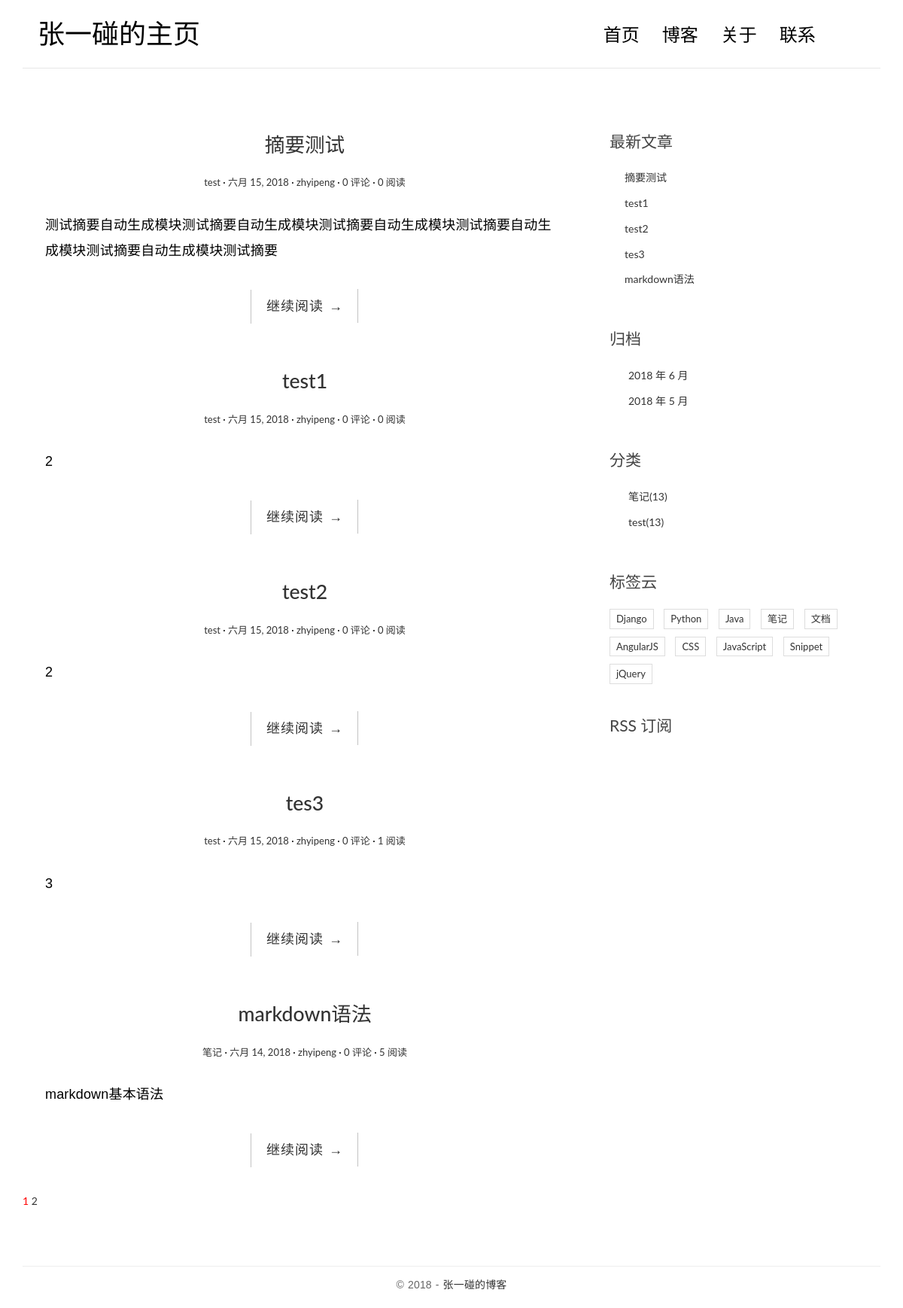
The page / on the database its author committed.
### blog/models.py (models this page shows, shortened)
@python_2_unicode_compatible
class Post(models.Model):
    title = models.CharField(max_length=100)
    body = models.TextField()
    created_time = models.DateField()
    modified_time = models.DateField()
    excerpt = models.CharField(max_length=200, blank=True)
    category = models.ForeignKey(Category, on_delete=models.CASCADE)
    tag = models.ManyToManyField(Tag, blank=True)
    author = models.ForeignKey(User, on_delete=models.CASCADE)
    views = models.PositiveIntegerField(default=0)
    def get_absolute_url(self):
        return reverse('blog:detail', kwargs={'pk': self.pk})
    class Meta:
        ordering = ['-created_time']

class Category(models.Model):
    name = models.CharField(max_length=100)

### blog/views.py (the view, shortened to what this page needs)
# urls.py: url(r'^$', views.IndexView.as_view(), name='index'),
class IndexView(ListView):
    model = Post
    template_name = 'blog/index.html'
    context_object_name = 'post_list'
    paginate_by = 5
    def get_context_data(self, **kwargs):
        context = super().get_context_data(**kwargs)
        paginator = context.get('paginator')
        page = context.get('page_obj')
        is_paginated = context.get('is_paginated')
        pagination_data = self.pagination_data(paginator, page, is_paginated)
        context.update(pagination_data)
        other = {'title': '张一碰的主页',
                 'welcome': '张一碰的主页',}
        context.update(other)
        return context
    def pagination_data(self, paginator, page, is_paginated):
        if not is_paginated:
            return {}
        left = []
        right = []
        left_has_more = False
        right_has_more = False
        first = False
        last = False
        page_number = page.number
        total_pages = paginator.num_pages
        page_range = paginator.page_range
        if page_number==1:
            right = page_range[page_number:page_number+2]
            if right[-1]<total_pages-1:
                right_has_more = True
            if right[-1]<total_pages:
                last = True
        elif page_number == total_pages:
            left = page_range[(page_number-3) if (page_number-3)>0 else 0:page_number-1]
            if left[0] > 2:
                left_has_more = True
            if left[0] > 1:
                first = True
        data = {
            'left': left,
            'right': right,
            'left_has_more': left_has_more,
            'right_has_more': right_has_more,
            'first': first,
            'last': last,
        }
        return data

### blog/templatetags/blog_tags.py (called while the page is built)
@register.simple_tag()
def get_recent_posts(num=5):
    return Post.objects.all().order_by('-created_time')[:num]

@register.simple_tag()
def archives():
    return Post.objects.dates('created_time', 'month', order='DESC')

@register.simple_tag()
def get_categories():
    return Category.objects.all()

### templates/blog/index.html (shortened to what this page needs)
{% extends 'base.html' %}
{% block main %}
    {% for post in post_list %}
        <article class="post post-{{ post.pk }}">
            <header class="entry-header">
                <h1 class="entry-title">
                    <a href="{{ post.get_absolute_url }}">{{ post.title }}</a>
                </h1>
                <div class="entry-meta">
                    <span class="post-category"><a href="{% url 'blog:category' post.category.pk %}">{{ post.category.name }}</a></span>
                    <span class="post-date"><a href="{% url 'blog:archives' post.created_time.year post.created_time.month %}"><time class="entry-date"
                                                              datetime="{{ post.created_time }}">{{ post.created_time }}</time></a></span>
                    <span class="post-author"><a href="#">{{ post.author }}</a></span>
                    <span class="comments-link"><a href="#"><span>{{ post.comment_set.count }}</span> 评论</a></span>
                    <span class="views-count"><a href="#"><span>{{ post.views }}</span> 阅读</a></span>
                </div>
            </header>
            <div class="entry-content clearfix">
                <p>{{ post.excerpt }}</p>
                <div class="read-more cl-effect-14">
                    <a href="{{ post.get_absolute_url }}" class="more-link">继续阅读 <span class="meta-nav">→</span></a>
                </div>
            </div>
        </article>
    {% empty %}
        <div class="no-post">暂时还没有发布的文章！</div>
    {% endfor %}
    {% if is_paginated %}
    <div class="pagination">
      <a href="?page={{ page_obj.number }}" style="color:red">{{ page_obj.number }}</a>
      {% if right %}
        {% for i in right %}
            <a href="?page={{ i }}">{{ i }}</a>
        {% endfor %}
      {% endif %}
    </div>
    {% endif %}
{% endblock main %}

### templates/base.html (shortened to what this page needs)
{% load staticfiles %}
{% load blog_tags %}
<!DOCTYPE html>
<html>
<head>
    <link rel="stylesheet" href="http://code.ionicframework.com/ionicons/2.0.1/css/ionicons.min.css">
    <link rel="stylesheet" href="{% static 'blog/css/bootstrap.min.css' %}">
    <link rel="stylesheet" href="{% static 'blog/css/pace.css' %}">
    <link rel="stylesheet" href="{% static 'blog/css/custom.css' %}">
    <link rel="stylesheet" href="{% static 'blog/css/highlights/github.css' %}">
</head>
<body>
<div class="container">
    <header id="site-header">
        <div class="row">
            <div class="col-md-4 col-sm-5 col-xs-8">
                <div class="logo">
                    <h1><a href="{% url 'blog:index' %}">{{ welcome }}</a></h1>
                </div>
            </div>
            <div class="col-md-8 col-sm-7 col-xs-4">
                <nav class="main-nav" role="navigation">
                    <div class="collapse navbar-collapse" id="bs-example-navbar-collapse-1">
                        <ul class="nav navbar-nav navbar-right">
                            <li class="cl-effect-11"><a href="{% url 'blog:index' %}" data-hover="首页">首页</a></li>
                            <li class="cl-effect-11"><a href="{% url 'blog:index' %}" data-hover="博客">博客</a></li>
                            <li class="cl-effect-11"><a href="blog/about.html" data-hover="关于">关于</a></li>
                            <li class="cl-effect-11"><a href="blog/contact.html" data-hover="联系">联系</a></li>
                        </ul>
                    </div>
                </nav>
            </div>
        </div>
    </header>
</div>
<div class="content-body">
    <div class="container">
        <div class="row">
            <main class="col-md-8">
                {% block main %}
                {% endblock main %}
            </main>
            <aside class="col-md-4">
                <div class="widget widget-recent-posts">
                    <h3 class="widget-title">最新文章</h3>
                    {% get_recent_posts as recent_post_list %}
                    <ul>
                        {% for post in recent_post_list %}
                        <li>
                            <a href="{{ post.get_absolute_url }}">{{ post.title }}</a>
                        </li>
                        {% empty %}
                        暂无文章！
                        {% endfor %}
                    </ul>
                </div>
                <div class="widget widget-archives">
                    <h3 class="widget-title">归档</h3>
                    {% archives as date_list %}
                    <ul>
                        {% for date in date_list %}
                        <li>
                            <a href="{% url 'blog:archives' date.year date.month %}">{{ date.year }} 年 {{ date.month }} 月</a>
                        </li>
                        {% empty %}
                        暂无归档！
                        {% endfor %}
                    </ul>
                </div>
                <div class="widget widget-category">
                    <h3 class="widget-title">分类</h3>
                    {% get_categories as category_list %}
                    <ul>
                        {% for category in category_list %}
                        <li>
                            <a href="{% url 'blog:category' category.pk %}">{{ category.name }}<span class="post-count">(13)</span></a>
                        </li>
                        {% empty %}
                        暂无分类！
                        {% endfor %}
                    </ul>
                </div>
                <div class="widget widget-tag-cloud">
                    <h3 class="widget-title">标签云</h3>
                    <ul>
                        <li>
                            <a href="#">Django</a>
                        </li>
                        <li>
                            <a href="#">Python</a>
                        </li>
                        <li>
                            <a href="#">Java</a>
                        </li>
                        <li>
                            <a href="#">笔记</a>
                        </li>
                        <li>
                            <a href="#">文档</a>
                        </li>
                        <li>
                            <a href="#">AngularJS</a>
                        </li>
                        <li>
                            <a href="#">CSS</a>
                        </li>
                        <li>
                            <a href="#">JavaScript</a>
                        </li>
                        <li>
                            <a href="#">Snippet</a>
                        </li>
                        <li>
                            <a href="#">jQuery</a>
                        </li>
                    </ul>
                </div>
                <div class="rss">
                    <a href=""> RSS 订阅</a>
                </div>
            </aside>
        </div>
    </div>
</div>
<footer id="site-footer">
    <div class="container">
        <div class="row">
            <div class="col-md-12">
                <p class="copyright">&copy 2018 - <a href="http://zhyipeng.pythonanywhere.com" title="张一碰的博客" target="_blank">张一碰的博客</a>
                </p>
            </div>
        </div>
    </div>
</footer>
</body>
</html>

### blog/static/blog/css/custom.css (style rules this page uses)
* { outline: none; }
h1, h2, h3, h4, h5, h6 { margin-top: 0; }
a { color: #333; }
body { color: #444; font-family: 'Lato', sans-serif; }
p { font-family: 'Ubuntu', sans-serif; font-weight: 400; word-spacing: 1px; letter-spacing: 0.01em; }
#site-header { background-color: #FFF; padding: 25px 20px; margin-bottom: 40px; border-bottom: 1px solid #e7e7e7; }
.logo h1 a { color: #000; }
.logo h1 { margin: 0; font-family: 'Lato', sans-serif; font-weight: 300; }
.main-nav { margin-top: 11px; max-width: 95%; }
.main-nav a { color: #000000 !important; padding: 0 0 5px 0 !important; margin-right: 30px; font-family: 'Lato', sans-serif; font-weight: 300; font-size: 24px; }
.cl-effect-11 a { padding: 10px 0; color: #0972b4; text-shadow: none; }
.cl-effect-11 a::before { position: absolute; top: 0; left: 0; overflow: hidden; padding: 0 0 5px 0 !important; max-width: 0; border-bottom: 1px solid #000; color: #000; content: attr(data-hover); white-space: nowrap; -webkit-transition: max-width 0.5s; -moz-transition: max-width 0.5s; transition: max-width 0.5s; }
.content-body { padding-bottom: 4em; }
.post { background: #fff; padding: 30px 30px 0; }
.entry-title { text-align: center; font-size: 1.9em; margin-bottom: 20px; line-height: 1.6; padding: 10px 20px 0; }
.entry-meta { text-align: center; color: #DDDDDD; font-size: 13px; margin-bottom: 30px; }
.entry-content { font-size: 18px; line-height: 1.9; font-weight: 300; color: #000; }
.post-category::after, .post-date::after, .post-author::after, .comments-link::after { content: ' ·'; color: #000; }
.read-more { font-family: 'Ubuntu', sans-serif; font-weight: 400; word-spacing: 1px; letter-spacing: 0.01em; text-align: center; margin-top: 20px; }
.cl-effect-14 a { padding: 0 20px; height: 45px; line-height: 45px; position: relative; display: inline-block; margin: 15px 25px; letter-spacing: 1px; font-weight: 400; text-shadow: 0 0 1px rgba(255, 255, 255, 0.3); }
.cl-effect-14 a::before, .cl-effect-14 a::after { position: absolute; width: 45px; height: 1px; background: #C3C3C3; content: ''; -webkit-transition: all 0.3s; -moz-transition: all 0.3s; transition: all 0.3s; pointer-events: none; }
.cl-effect-14 a::before { top: 0; left: 0; -webkit-transform: rotate(90deg); -moz-transform: rotate(90deg); transform: rotate(90deg); -webkit-transform-origin: 0 0; -moz-transform-origin: 0 0; transform-origin: 0 0; }
.cl-effect-14 a::after { right: 0; bottom: 0; -webkit-transform: rotate(90deg); -moz-transform: rotate(90deg); transform: rotate(90deg); -webkit-transform-origin: 100% 0; -moz-transform-origin: 100% 0; transform-origin: 100% 0; }
.widget { background: #fff; padding: 30px 0 0; }
.widget-title { font-size: 1.5em; margin-bottom: 20px; line-height: 1.6; padding: 10px 0 0; font-weight: 400; }
.widget-recent-posts ul { padding: 0; margin: 0; padding-left: 20px; }
.widget-recent-posts ul li { list-style-type: none; position: relative; line-height: 170%; margin-bottom: 10px; }
.widget-recent-posts ul li::before { content: '\f3d3'; font-family: "Ionicons"; position: absolute; left: -17px; top: 3px; font-size: 16px; color: #000; }
.widget-archives ul { padding: 0; margin: 0; padding-left: 25px; }
.widget-archives ul li { list-style-type: none; position: relative; line-height: 170%; margin-bottom: 10px; }
.widget-archives ul li::before { content: '\f3f3'; font-family: "Ionicons"; position: absolute; left: -25px; top: 1px; font-size: 16px; color: #000; }
.widget-category ul { padding: 0; margin: 0; padding-left: 25px; }
.widget-category ul li { list-style-type: none; position: relative; line-height: 170%; margin-bottom: 10px; }
.widget-category ul li::before { content: '\f3fe'; font-family: "Ionicons"; position: absolute; left: -25px; top: 1px; font-size: 18px; color: #000; }
.widget-tag-cloud ul { padding: 0; margin: 0; margin-right: -10px; }
.widget-tag-cloud ul li { list-style-type: none; font-size: 13px; display: inline-block; margin-right: 10px; margin-bottom: 10px; padding: 3px 8px; border: 1px solid #ddd; }
.rss { font-size: 21px; margin-top: 30px; }
.rss a { color: #444; }
#site-footer { padding-top: 10px; padding: 0 0 1.5em 0; }
.copyright { text-align: center; padding-top: 1em; margin: 0; border-top: 1px solid #eee; color: #666; }

### rows shown on the page
Post: title "摘要测试", category.name "test", created_time "六月 15, 2018", author "zhyipeng", comment_set.count "0", views "0", excerpt "测试摘要自动生成模块测试摘要自动生成模块测试摘要自动生成模块测试摘要自动生成模块测试摘要自动生成模块测试摘要"
Post: title "test1", category.name "test", created_time "六月 15, 2018", author "zhyipeng", comment_set.count "0", views "0", excerpt "2"
Post: title "test2", category.name "test", created_time "六月 15, 2018", author "zhyipeng", comment_set.count "0", views "0", excerpt "2"
Post: title "tes3", category.name "test", created_time "六月 15, 2018", author "zhyipeng", comment_set.count "0", views "1", excerpt "3"
Post: title "markdown语法", category.name "笔记", created_time "六月 14, 2018", author "zhyipeng", comment_set.count "0", views "5", excerpt "markdown基本语法"
Category: name "笔记"
Category: name "test"

### other values the page prints
{{ welcome }} "张一碰的主页"
{{ page_obj.number }} "1"
{{ i }} "2"
{{ date.year }} "2018" "2018"
{{ date.month }} "6" "5"
